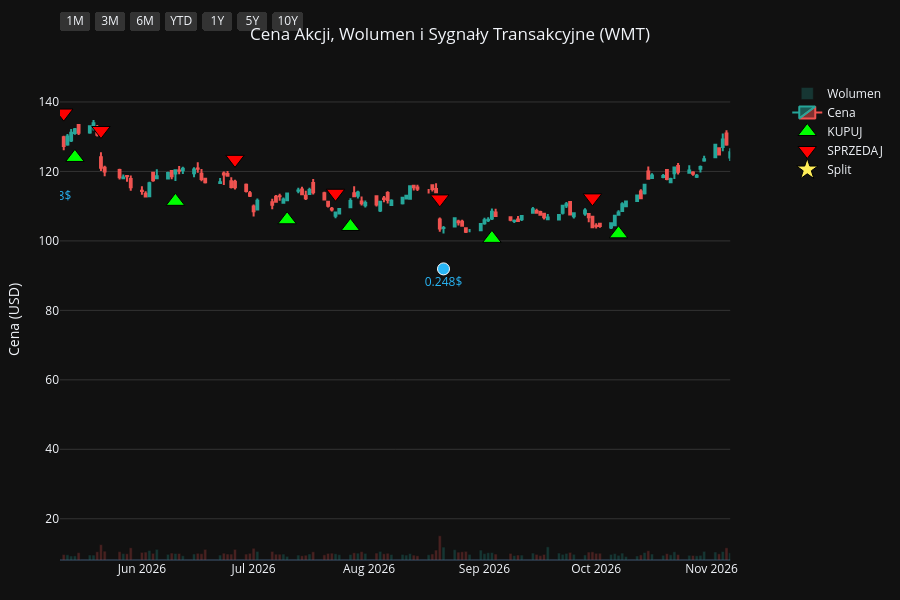
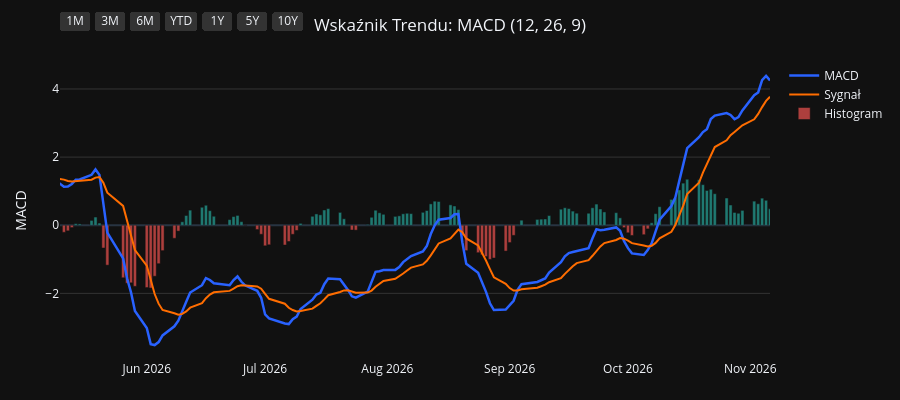
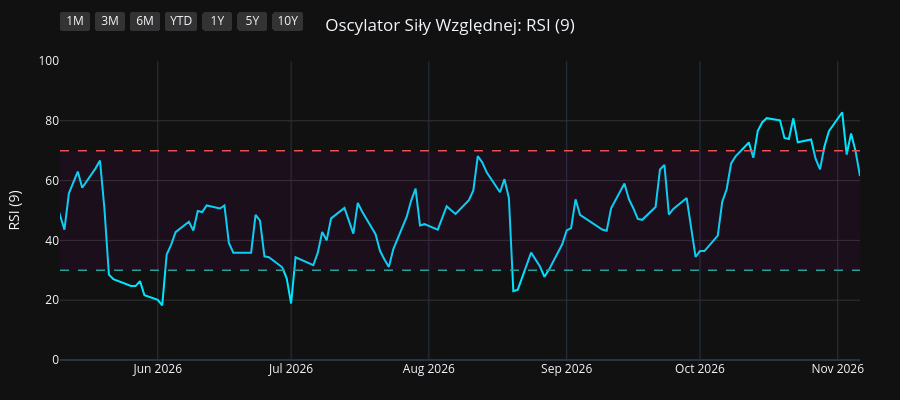
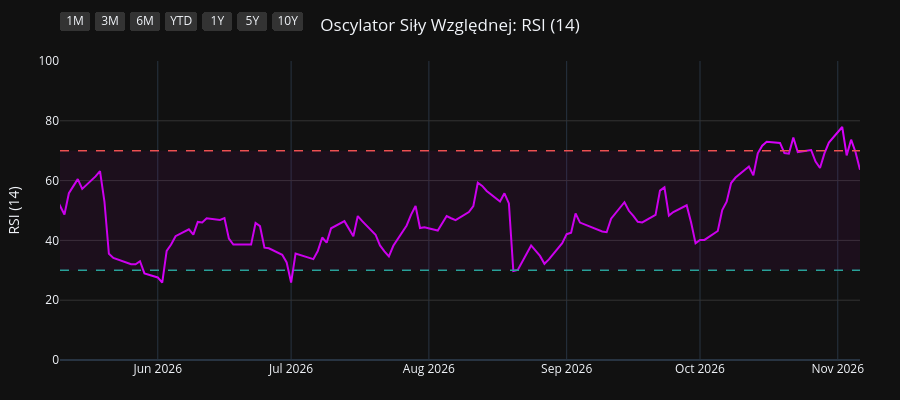

The code cell stored with these charts, in order, in its notebook:
### Code cell
import os
import yfinance as yf
import pandas as pd
import pandas_ta as ta
import plotly.graph_objects as go
from plotly.subplots import make_subplots

# 1. Pobranie i przygotowanie danych
symbol = os.environ.get("STOCK_TICKER", "").strip().upper()
if not symbol:
    raise RuntimeError("Set STOCK_TICKER before running price_extractor.ipynb")
df = yf.Ticker(symbol).history(period="10y")
df.index = df.index.tz_localize(None)

# Wskaźniki i sygnały
df.ta.macd(fast=12, slow=26, signal=9, append=True)
df.ta.rsi(length=9, append=True)
df.ta.rsi(length=14, append=True)
df.ta.rsi(length=21, append=True)
df.dropna(inplace=True)

macd = df['MACD_12_26_9']
signal = df['MACDs_12_26_9']
wczorajszy_macd = macd.shift(1)
wczorajszy_signal = signal.shift(1)

df['Decyzja'] = 'BRAK'
df.loc[(macd > signal) & (wczorajszy_macd <= wczorajszy_signal), 'Decyzja'] = 'KUPUJ'
df.loc[(macd < signal) & (wczorajszy_macd >= wczorajszy_signal), 'Decyzja'] = 'SPRZEDAJ'

df_kupuj = df[df['Decyzja'] == 'KUPUJ']
df_sprzedaj = df[df['Decyzja'] == 'SPRZEDAJ']
df_dywidendy = df[df['Dividends'] > 0]
df_splity = df[df['Stock Splits'] > 0]

# Wspólna konfiguracja osi X
konfiguracja_osi_x = dict(
    type="date",
    showspikes=True, spikemode="across", spikesnap="cursor", spikedash="dot", spikecolor="#ffffff", spikethickness=1, hoverformat="%Y-%m-%d",
    rangeselector=dict(
        buttons=list([
            dict(count=1, label="1M", step="month", stepmode="backward"),
            dict(count=3, label="3M", step="month", stepmode="backward"),
            dict(count=6, label="6M", step="month", stepmode="backward"),
            dict(count=1, label="YTD", step="year", stepmode="todate"),
            dict(count=1, label="1Y", step="year", stepmode="backward"),
            dict(count=5, label="5Y", step="year", stepmode="backward"),
            dict(step="all", label="10Y")
        ]),
        bgcolor="#333333", activecolor="#2962ff", x=0, y=1.1
    )
)

# ==========================================
# WYKRES 1: CENA + WOLUMEN + SYGNAŁY
# ==========================================
fig1 = make_subplots(specs=[[{"secondary_y": True}]])

kolory_wolumenu = ['#26a69a' if row['Close'] >= row['Open'] else '#ef5350' for index, row in df.iterrows()]
fig1.add_trace(go.Bar(x=df.index, y=df['Volume'], marker_color=kolory_wolumenu, opacity=0.25, name='Wolumen'), secondary_y=True)
fig1.add_trace(go.Candlestick(x=df.index, open=df['Open'], high=df['High'], low=df['Low'], close=df['Close'], name='Cena', increasing_line_color='#26a69a', decreasing_line_color='#ef5350'), secondary_y=False)
fig1.add_trace(go.Scatter(x=df_kupuj.index, y=df_kupuj['Low'] * 0.95, customdata=df_kupuj[['Low', 'High']], mode='markers', marker=dict(symbol='triangle-up', size=16, color='#00ff00', line=dict(width=1, color='black')), name='KUPUJ', hovertemplate='KUPUJ<br>Najniższa: %{customdata[0]:.2f}<br>Najwyższa: %{customdata[1]:.2f}<extra></extra>'), secondary_y=False)
fig1.add_trace(go.Scatter(x=df_sprzedaj.index, y=df_sprzedaj['High'] * 1.05, customdata=df_sprzedaj[['Low', 'High']], mode='markers', marker=dict(symbol='triangle-down', size=16, color='#ff0000', line=dict(width=1, color='black')), name='SPRZEDAJ', hovertemplate='SPRZEDAJ<br>Najniższa: %{customdata[0]:.2f}<br>Najwyższa: %{customdata[1]:.2f}<extra></extra>'), secondary_y=False)

if not df_dywidendy.empty:
    fig1.add_trace(go.Scatter(x=df_dywidendy.index, y=df_dywidendy['Low'] * 0.90, mode='markers+text', marker=dict(symbol='circle', size=12, color='#29b6f6', line=dict(width=1, color='white')), text=df_dywidendy['Dividends'].apply(lambda x: f"{x}$"), textposition="bottom center", name='Dywidenda', showlegend=False, hovertemplate='Dywidenda: %{text}<extra></extra>', textfont=dict(color="#29b6f6")), secondary_y=False)
if not df_splity.empty:
                    fig1.add_trace(go.Scatter(x=df_splity.index, y=df_splity['High'], mode='markers+text', marker=dict(symbol='star', size=16, color='#ffee58', line=dict(width=1, color='black')), text=df_splity['Stock Splits'].apply(lambda x: f"{x:g}:1" if x >= 1 else f"1:{1 / x:g}"), textposition="top center", name='Split', hovertemplate='%{text}<extra></extra>', textfont=dict(color="#ffee58")), secondary_y=False)

fig1.update_layout(title=dict(text=f"Cena Akcji, Wolumen i Sygnały Transakcyjne ({symbol})", x=0.5, xanchor='center'), dragmode='pan', xaxis_rangeslider_visible=False, template='plotly_dark', height=600, hovermode='x unified', margin=dict(l=60, r=40, t=60, b=40))
fig1.update_xaxes(**konfiguracja_osi_x)
fig1.update_xaxes(range=[df.index.max() - pd.Timedelta(days=180), df.index.max()])
fig1.update_yaxes(title_text="Cena (USD)", secondary_y=False, gridcolor='#333333')
fig1.update_yaxes(range=[0, df['Volume'].max() * 4], showgrid=False, showticklabels=False, secondary_y=True)
fig1.show(config={'scrollZoom': True})

# ==========================================
# WYKRES 2: WSKAŹNIK MACD
# ==========================================
fig2 = go.Figure()
fig2.add_trace(go.Scatter(x=df.index, y=df['MACD_12_26_9'], line=dict(color='#2962ff', width=2.5), name='MACD'))
fig2.add_trace(go.Scatter(x=df.index, y=df['MACDs_12_26_9'], line=dict(color='#ff6d00', width=2), name='Sygnał'))
kolory_macd = ['#26a69a' if val >= 0 else '#ef5350' for val in df['MACDh_12_26_9']]
fig2.add_trace(go.Bar(x=df.index, y=df['MACDh_12_26_9'], marker_color=kolory_macd, name='Histogram', opacity=0.7))
fig2.update_layout(title=dict(text="Wskaźnik Trendu: MACD (12, 26, 9)", x=0.5, xanchor='center'), dragmode='pan', xaxis_rangeslider_visible=False, template='plotly_dark', height=400, hovermode='x unified', margin=dict(l=60, r=40, t=60, b=40))
fig2.update_xaxes(**konfiguracja_osi_x)
fig2.update_xaxes(range=[df.index.max() - pd.Timedelta(days=180), df.index.max()])
fig2.update_yaxes(title_text="MACD", gridcolor='#333333')
fig2.show(config={'scrollZoom': True})

# ==========================================
# WYKRES 3: OSCYLATOR RSI (9)
# ==========================================
fig3 = go.Figure()
fig3.add_trace(go.Scatter(x=df.index, y=df['RSI_9'], line=dict(color='#00e5ff', width=2), name='RSI (9)'))
fig3.add_hline(y=70, line_dash="dash", line_color="#ef5350", line_width=1.5)
fig3.add_hline(y=30, line_dash="dash", line_color="#26a69a", line_width=1.5)
fig3.add_hrect(y0=30, y1=70, line_width=0, fillcolor="purple", opacity=0.1)
fig3.update_layout(title=dict(text="Oscylator Siły Względnej: RSI (9)", x=0.5, xanchor='center'), dragmode='pan', xaxis_rangeslider_visible=False, template='plotly_dark', height=400, hovermode='x unified', margin=dict(l=60, r=40, t=60, b=40))
fig3.update_xaxes(**konfiguracja_osi_x)
fig3.update_xaxes(range=[df.index.max() - pd.Timedelta(days=180), df.index.max()])
fig3.update_yaxes(title_text="RSI (9)", range=[0, 100], gridcolor='#333333')
fig3.show(config={'scrollZoom': True})

# ==========================================
# WYKRES 4: OSCYLATOR RSI (14)
# ==========================================
fig4 = go.Figure()
fig4.add_trace(go.Scatter(x=df.index, y=df['RSI_14'], line=dict(color='#d500f9', width=2), name='RSI (14)'))
fig4.add_hline(y=70, line_dash="dash", line_color="#ef5350", line_width=1.5)
fig4.add_hline(y=30, line_dash="dash", line_color="#26a69a", line_width=1.5)
fig4.add_hrect(y0=30, y1=70, line_width=0, fillcolor="purple", opacity=0.1)
fig4.update_layout(title=dict(text="Oscylator Siły Względnej: RSI (14)", x=0.5, xanchor='center'), dragmode='pan', xaxis_rangeslider_visible=False, template='plotly_dark', height=400, hovermode='x unified', margin=dict(l=60, r=40, t=60, b=40))
fig4.update_xaxes(**konfiguracja_osi_x)
fig4.update_xaxes(range=[df.index.max() - pd.Timedelta(days=180), df.index.max()])
fig4.update_yaxes(title_text="RSI (14)", range=[0, 100], gridcolor='#333333')
fig4.show(config={'scrollZoom': True})

# ==========================================
# WYKRES 5: OSCYLATOR RSI (21)
# ==========================================
fig5 = go.Figure()
fig5.add_trace(go.Scatter(x=df.index, y=df['RSI_21'], line=dict(color='#64dd17', width=2), name='RSI (21)'))
fig5.add_hline(y=70, line_dash="dash", line_color="#ef5350", line_width=1.5)
fig5.add_hline(y=30, line_dash="dash", line_color="#26a69a", line_width=1.5)
fig5.add_hrect(y0=30, y1=70, line_width=0, fillcolor="purple", opacity=0.1)
fig5.update_layout(title=dict(text="Oscylator Siły Względnej: RSI (21)", x=0.5, xanchor='center'), dragmode='pan', xaxis_rangeslider_visible=False, template='plotly_dark', height=400, hovermode='x unified', margin=dict(l=60, r=40, t=60, b=40))
fig5.update_xaxes(**konfiguracja_osi_x)
fig5.update_xaxes(range=[df.index.max() - pd.Timedelta(days=180), df.index.max()])
fig5.update_yaxes(title_text="RSI (21)", range=[0, 100], gridcolor='#333333')
fig5.show(config={'scrollZoom': True})

### Figure 1 — Plotly figure (JSON) as saved in the notebook; plotly's stock layout.template omitted (floating-point values rounded to 4 significant figures; data arrays with more than 128 entries replaced by an {"elided": "..."} marker saying what was removed)
{"data": [{"marker": {"color": {"elided": "2478 str values"}}, "name": "Wolumen", "opacity": 0.25, "type": "bar", "x": {"elided": "2478 str values"}, "xaxis": "x", "y": {"elided": "2478 int values"}, "yaxis": "y2"}, {"close": {"elided": "2478 float values"}, "decreasing": {"line": {"color": "#ef5350"}}, "high": {"elided": "2478 float values"}, "increasing": {"line": {"color": "#26a69a"}}, "low": {"elided": "2478 float values"}, "name": "Cena", "open": {"elided": "2478 float values"}, "type": "candlestick", "x": {"elided": "2478 str values"}, "xaxis": "x", "yaxis": "y"}, {"customdata": {"elided": "96x2 float values"}, "hovertemplate": "KUPUJ<br>Najniższa: %{customdata[0]:.2f}<br>Najwyższa: %{customdata[1]:.2f}<extra></extra>", "marker": {"color": "#00ff00", "line": {"color": "black", "width": 1}, "size": 16, "symbol": "triangle-up"}, "mode": "markers", "name": "KUPUJ", "type": "scatter", "x": ["2017-02-03T00:00:00", "2017-03-30T00:00:00", "2017-05-19T00:00:00", "2017-07-14T00:00:00", "2017-09-14T00:00:00", "2017-10-09T00:00:00", "2017-11-10T00:00:00", "2017-11-16T00:00:00", "2018-01-17T00:00:00", "2018-03-15T00:00:00", "2018-05-16T00:00:00", "2018-05-21T00:00:00", "2018-06-04T00:00:00", "2018-07-09T00:00:00", "2018-10-10T00:00:00", "2018-10-17T00:00:00", "2018-12-28T00:00:00", "2019-02-13T00:00:00", "2019-03-18T00:00:00", "2019-04-08T00:00:00", "2019-05-22T00:00:00", "2019-07-11T00:00:00", "2019-08-16T00:00:00", "2019-10-11T00:00:00", "2019-10-17T00:00:00", "2019-11-08T00:00:00", "2019-11-13T00:00:00", "2019-12-09T00:00:00", "2020-01-28T00:00:00", "2020-02-04T00:00:00", "2020-03-05T00:00:00", "2020-03-18T00:00:00", "2020-04-02T00:00:00", "2020-06-23T00:00:00", "2020-06-30T00:00:00", "2020-08-17T00:00:00", "2020-08-28T00:00:00", "2020-10-01T00:00:00", "2020-11-06T00:00:00", "2021-01-05T00:00:00", "2021-01-26T00:00:00", "2021-02-08T00:00:00", "2021-03-11T00:00:00", "2021-05-06T00:00:00", "2021-05-19T00:00:00", "2021-06-30T00:00:00", "2021-10-12T00:00:00", "2021-12-13T00:00:00", "2022-02-03T00:00:00", "2022-02-18T00:00:00", "2022-02-25T00:00:00", "2022-06-03T00:00:00", "2022-08-12T00:00:00", "2022-09-09T00:00:00", "2022-10-18T00:00:00", "2022-11-15T00:00:00", "2023-01-06T00:00:00", "2023-01-27T00:00:00", "2023-02-10T00:00:00", "2023-03-17T00:00:00", "2023-06-07T00:00:00", "2023-06-30T00:00:00", "2023-07-21T00:00:00", "2023-08-07T00:00:00", "2023-08-30T00:00:00", "2023-10-17T00:00:00", "2023-12-15T00:00:00", "2024-02-20T00:00:00", "2024-04-29T00:00:00", "2024-05-07T00:00:00", "2024-06-24T00:00:00", "2024-07-08T00:00:00", "2024-07-17T00:00:00", "2024-08-15T00:00:00", "2024-10-23T00:00:00", "2024-11-06T00:00:00", "2024-11-19T00:00:00", "2025-01-22T00:00:00", "2025-03-27T00:00:00", "2025-04-09T00:00:00", "2025-06-03T00:00:00", "2025-06-25T00:00:00", "2025-06-27T00:00:00", "2025-07-24T00:00:00", "2025-09-05T00:00:00", "2025-10-14T00:00:00", "2025-11-20T00:00:00", "2026-01-12T00:00:00", "2026-02-02T00:00:00", "2026-03-31T00:00:00", "2026-05-14T00:00:00", "2026-06-10T00:00:00", "2026-07-10T00:00:00", "2026-07-27T00:00:00", "2026-09-03T00:00:00", "2026-10-07T00:00:00"], "xaxis": "x", "y": [17.93, 19.2, 21.28, 20.78, 21.82, 21.87, 24.84, 26.09, 27.88, 23.92, 23.75, 23.49, 23.35, 23.76, 26.98, 26.75, 25.98, 27.52, 28.0, 28.0, 28.95, 32.38, 32.26, 34.18, 34.36, 34.24, 34.16, 34.46, 33.53, 33.22, 32.94, 33.11, 32.63, 35.29, 34.58, 39.21, 40.38, 41.08, 42.05, 42.48, 42.77, 42.47, 38.67, 41.33, 41.64, 41.1, 41.37, 41.82, 41.74, 40.97, 40.05, 37.64, 39.23, 41.14, 40.3, 43.69, 43.76, 43.0, 43.13, 41.91, 45.57, 47.33, 48.14, 48.65, 49.07, 49.22, 46.67, 53.97, 55.57, 55.67, 63.17, 64.52, 65.08, 67.71, 76.32, 76.56, 80.15, 86.51, 79.49, 77.84, 92.64, 91.31, 90.38, 89.62, 93.78, 96.93, 96.73, 109.9, 112.4, 116.2, 124.0, 111.4, 106.1, 104.1, 100.7, 102.0], "yaxis": "y"}, {"customdata": {"elided": "95x2 float values"}, "hovertemplate": "SPRZEDAJ<br>Najniższa: %{customdata[0]:.2f}<br>Najwyższa: %{customdata[1]:.2f}<extra></extra>", "marker": {"color": "#ff0000", "line": {"color": "black", "width": 1}, "size": 16, "symbol": "triangle-down"}, "mode": "markers", "name": "SPRZEDAJ", "type": "scatter", "x": ["2017-03-06T00:00:00", "2017-05-12T00:00:00", "2017-06-07T00:00:00", "2017-08-17T00:00:00", "2017-09-25T00:00:00", "2017-10-31T00:00:00", "2017-11-15T00:00:00", "2017-12-01T00:00:00", "2018-02-02T00:00:00", "2018-05-08T00:00:00", "2018-05-18T00:00:00", "2018-05-22T00:00:00", "2018-07-06T00:00:00", "2018-08-30T00:00:00", "2018-10-11T00:00:00", "2018-11-14T00:00:00", "2019-01-30T00:00:00", "2019-02-27T00:00:00", "2019-03-22T00:00:00", "2019-04-29T00:00:00", "2019-06-28T00:00:00", "2019-07-18T00:00:00", "2019-10-01T00:00:00", "2019-10-16T00:00:00", "2019-10-18T00:00:00", "2019-11-11T00:00:00", "2019-11-20T00:00:00", "2019-12-23T00:00:00", "2020-02-03T00:00:00", "2020-02-25T00:00:00", "2020-03-12T00:00:00", "2020-03-25T00:00:00", "2020-04-28T00:00:00", "2020-06-29T00:00:00", "2020-07-29T00:00:00", "2020-08-20T00:00:00", "2020-09-10T00:00:00", "2020-10-22T00:00:00", "2020-12-02T00:00:00", "2021-01-19T00:00:00", "2021-01-27T00:00:00", "2021-02-18T00:00:00", "2021-04-26T00:00:00", "2021-05-07T00:00:00", "2021-06-02T00:00:00", "2021-08-25T00:00:00", "2021-11-10T00:00:00", "2022-01-20T00:00:00", "2022-02-07T00:00:00", "2022-02-24T00:00:00", "2022-04-25T00:00:00", "2022-08-04T00:00:00", "2022-08-26T00:00:00", "2022-09-14T00:00:00", "2022-11-14T00:00:00", "2022-12-05T00:00:00", "2023-01-18T00:00:00", "2023-02-06T00:00:00", "2023-02-24T00:00:00", "2023-04-26T00:00:00", "2023-06-29T00:00:00", "2023-07-07T00:00:00", "2023-08-04T00:00:00", "2023-08-15T00:00:00", "2023-09-21T00:00:00", "2023-11-16T00:00:00", "2024-02-14T00:00:00", "2024-03-18T00:00:00", "2024-04-30T00:00:00", "2024-06-12T00:00:00", "2024-06-25T00:00:00", "2024-07-12T00:00:00", "2024-07-22T00:00:00", "2024-09-18T00:00:00", "2024-10-29T00:00:00", "2024-11-18T00:00:00", "2024-12-13T00:00:00", "2025-02-20T00:00:00", "2025-04-08T00:00:00", "2025-05-12T00:00:00", "2025-06-05T00:00:00", "2025-06-26T00:00:00", "2025-07-10T00:00:00", "2025-08-18T00:00:00", "2025-09-25T00:00:00", "2025-10-27T00:00:00", "2025-12-19T00:00:00", "2026-01-26T00:00:00", "2026-02-19T00:00:00", "2026-05-11T00:00:00", "2026-05-21T00:00:00", "2026-06-26T00:00:00", "2026-07-23T00:00:00", "2026-08-20T00:00:00", "2026-09-30T00:00:00"], "xaxis": "x", "y": [21.01, 23.06, 24.05, 24.29, 24.38, 26.62, 27.65, 29.74, 32.58, 26.43, 26.16, 26.27, 26.29, 30.07, 30.0, 32.14, 30.32, 30.82, 31.35, 32.12, 35.31, 36.34, 37.9, 38.22, 38.37, 38.06, 38.33, 38.57, 36.88, 37.42, 35.63, 36.6, 41.81, 38.59, 42.52, 42.76, 45.5, 46.8, 49.41, 47.14, 48.05, 45.72, 45.68, 46.42, 46.42, 49.08, 49.19, 47.69, 46.24, 44.57, 52.18, 43.5, 45.71, 45.61, 47.87, 51.11, 48.37, 47.65, 47.86, 50.97, 52.3, 52.82, 54.16, 54.53, 55.79, 54.08, 57.49, 62.4, 61.79, 68.83, 69.5, 72.01, 73.27, 81.89, 85.44, 87.5, 97.85, 103.5, 90.13, 101.8, 103.5, 101.1, 100.5, 105.0, 107.8, 110.7, 120.3, 124.0, 135.7, 136.8, 131.8, 123.5, 113.7, 112.1, 112.4], "yaxis": "y"}, {"hovertemplate": "Dywidenda: %{text}<extra></extra>", "marker": {"color": "#29b6f6", "line": {"color": "white", "width": 1}, "size": 12, "symbol": "circle"}, "mode": "markers+text", "name": "Dywidenda", "showlegend": false, "text": ["0.17$", "0.17$", "0.17$", "0.17$", "0.173333$", "0.173333$", "0.173333$", "0.173333$", "0.176667$", "0.176667$", "0.176667$", "0.176667$", "0.18$", "0.18$", "0.18$", "0.18$", "0.183333$", "0.183333$", "0.183333$", "0.183333$", "0.186667$", "0.186667$", "0.186667$", "0.186667$", "0.19$", "0.19$", "0.19$", "0.19$", "0.208$", "0.208$", "0.208$", "0.208$", "0.235$", "0.235$", "0.235$", "0.235$", "0.248$", "0.248$", "0.248$"], "textfont": {"color": "#29b6f6"}, "textposition": "bottom center", "type": "scatter", "x": ["2017-03-08T00:00:00", "2017-05-10T00:00:00", "2017-08-09T00:00:00", "2017-12-07T00:00:00", "2018-03-08T00:00:00", "2018-05-10T00:00:00", "2018-08-09T00:00:00", "2018-12-06T00:00:00", "2019-03-14T00:00:00", "2019-05-09T00:00:00", "2019-08-08T00:00:00", "2019-12-05T00:00:00", "2020-03-19T00:00:00", "2020-05-07T00:00:00", "2020-08-13T00:00:00", "2020-12-10T00:00:00", "2021-03-18T00:00:00", "2021-05-06T00:00:00", "2021-08-12T00:00:00", "2021-12-09T00:00:00", "2022-03-17T00:00:00", "2022-05-05T00:00:00", "2022-08-11T00:00:00", "2022-12-08T00:00:00", "2023-03-16T00:00:00", "2023-05-04T00:00:00", "2023-08-10T00:00:00", "2023-12-07T00:00:00", "2024-03-14T00:00:00", "2024-05-09T00:00:00", "2024-08-16T00:00:00", "2024-12-13T00:00:00", "2025-03-21T00:00:00", "2025-05-09T00:00:00", "2025-08-15T00:00:00", "2025-12-12T00:00:00", "2026-03-20T00:00:00", "2026-05-08T00:00:00", "2026-08-21T00:00:00"], "xaxis": "x", "y": [17.91, 19.75, 21.11, 25.35, 23.04, 21.77, 23.7, 25.0, 26.34, 26.83, 29.39, 32.17, 32.37, 33.58, 36.28, 40.82, 36.34, 39.15, 41.94, 38.4, 40.52, 43.16, 36.82, 42.57, 39.79, 43.3, 46.52, 44.42, 53.23, 52.84, 64.1, 82.42, 75.31, 85.74, 88.84, 102.9, 105.8, 116.9, 91.94], "yaxis": "y"}, {"hovertemplate": "%{text}<extra></extra>", "marker": {"color": "#ffee58", "line": {"color": "black", "width": 1}, "size": 16, "symbol": "star"}, "mode": "markers+text", "name": "Split", "text": ["3:1"], "textfont": {"color": "#ffee58"}, "textposition": "top center", "type": "scatter", "x": ["2024-02-26T00:00:00"], "xaxis": "x", "y": [58.2], "yaxis": "y"}], "layout": {"dragmode": "pan", "height": 600, "hovermode": "x unified", "margin": {"b": 40, "l": 60, "r": 40, "t": 60}, "title": {"text": "Cena Akcji, Wolumen i Sygnały Transakcyjne (WMT)", "x": 0.5, "xanchor": "center"}, "xaxis": {"anchor": "y", "domain": [0.0, 0.94], "hoverformat": "%Y-%m-%d", "range": ["2026-05-10T00:00:00", "2026-11-06T00:00:00"], "rangeselector": {"activecolor": "#2962ff", "bgcolor": "#333333", "buttons": [{"count": 1, "label": "1M", "step": "month", "stepmode": "backward"}, {"count": 3, "label": "3M", "step": "month", "stepmode": "backward"}, {"count": 6, "label": "6M", "step": "month", "stepmode": "backward"}, {"count": 1, "label": "YTD", "step": "year", "stepmode": "todate"}, {"count": 1, "label": "1Y", "step": "year", "stepmode": "backward"}, {"count": 5, "label": "5Y", "step": "year", "stepmode": "backward"}, {"label": "10Y", "step": "all"}], "x": 0, "y": 1.1}, "rangeslider": {"visible": false}, "showspikes": true, "spikecolor": "#ffffff", "spikedash": "dot", "spikemode": "across", "spikesnap": "cursor", "spikethickness": 1, "type": "date"}, "yaxis": {"anchor": "x", "domain": [0.0, 1.0], "gridcolor": "#333333", "title": {"text": "Cena (USD)"}}, "yaxis2": {"anchor": "x", "overlaying": "y", "range": [0, 1660578400], "showgrid": false, "showticklabels": false, "side": "right"}}}

### Figure 2 — Plotly figure (JSON) as saved in the notebook; plotly's stock layout.template omitted (floating-point values rounded to 4 significant figures; data arrays with more than 128 entries replaced by an {"elided": "..."} marker saying what was removed)
{"data": [{"line": {"color": "#2962ff", "width": 2.5}, "name": "MACD", "type": "scatter", "x": {"elided": "2478 str values"}, "y": {"elided": "2478 float values"}}, {"line": {"color": "#ff6d00", "width": 2}, "name": "Sygnał", "type": "scatter", "x": {"elided": "2478 str values"}, "y": {"elided": "2478 float values"}}, {"marker": {"color": {"elided": "2478 str values"}}, "name": "Histogram", "opacity": 0.7, "type": "bar", "x": {"elided": "2478 str values"}, "y": {"elided": "2478 float values"}}], "layout": {"dragmode": "pan", "height": 400, "hovermode": "x unified", "margin": {"b": 40, "l": 60, "r": 40, "t": 60}, "title": {"text": "Wskaźnik Trendu: MACD (12, 26, 9)", "x": 0.5, "xanchor": "center"}, "xaxis": {"hoverformat": "%Y-%m-%d", "range": ["2026-05-10T00:00:00", "2026-11-06T00:00:00"], "rangeselector": {"activecolor": "#2962ff", "bgcolor": "#333333", "buttons": [{"count": 1, "label": "1M", "step": "month", "stepmode": "backward"}, {"count": 3, "label": "3M", "step": "month", "stepmode": "backward"}, {"count": 6, "label": "6M", "step": "month", "stepmode": "backward"}, {"count": 1, "label": "YTD", "step": "year", "stepmode": "todate"}, {"count": 1, "label": "1Y", "step": "year", "stepmode": "backward"}, {"count": 5, "label": "5Y", "step": "year", "stepmode": "backward"}, {"label": "10Y", "step": "all"}], "x": 0, "y": 1.1}, "rangeslider": {"visible": false}, "showspikes": true, "spikecolor": "#ffffff", "spikedash": "dot", "spikemode": "across", "spikesnap": "cursor", "spikethickness": 1, "type": "date"}, "yaxis": {"gridcolor": "#333333", "title": {"text": "MACD"}}}}

### Figure 3 — Plotly figure (JSON) as saved in the notebook; plotly's stock layout.template omitted (floating-point values rounded to 4 significant figures; data arrays with more than 128 entries replaced by an {"elided": "..."} marker saying what was removed)
{"data": [{"line": {"color": "#00e5ff", "width": 2}, "name": "RSI (9)", "type": "scatter", "x": {"elided": "2478 str values"}, "y": {"elided": "2478 float values"}}], "layout": {"dragmode": "pan", "height": 400, "hovermode": "x unified", "margin": {"b": 40, "l": 60, "r": 40, "t": 60}, "shapes": [{"line": {"color": "#ef5350", "dash": "dash", "width": 1.5}, "type": "line", "x0": 0, "x1": 1, "xref": "x domain", "y0": 70, "y1": 70, "yref": "y"}, {"line": {"color": "#26a69a", "dash": "dash", "width": 1.5}, "type": "line", "x0": 0, "x1": 1, "xref": "x domain", "y0": 30, "y1": 30, "yref": "y"}, {"fillcolor": "purple", "line": {"width": 0}, "opacity": 0.1, "type": "rect", "x0": 0, "x1": 1, "xref": "x domain", "y0": 30, "y1": 70, "yref": "y"}], "title": {"text": "Oscylator Siły Względnej: RSI (9)", "x": 0.5, "xanchor": "center"}, "xaxis": {"hoverformat": "%Y-%m-%d", "range": ["2026-05-10T00:00:00", "2026-11-06T00:00:00"], "rangeselector": {"activecolor": "#2962ff", "bgcolor": "#333333", "buttons": [{"count": 1, "label": "1M", "step": "month", "stepmode": "backward"}, {"count": 3, "label": "3M", "step": "month", "stepmode": "backward"}, {"count": 6, "label": "6M", "step": "month", "stepmode": "backward"}, {"count": 1, "label": "YTD", "step": "year", "stepmode": "todate"}, {"count": 1, "label": "1Y", "step": "year", "stepmode": "backward"}, {"count": 5, "label": "5Y", "step": "year", "stepmode": "backward"}, {"label": "10Y", "step": "all"}], "x": 0, "y": 1.1}, "rangeslider": {"visible": false}, "showspikes": true, "spikecolor": "#ffffff", "spikedash": "dot", "spikemode": "across", "spikesnap": "cursor", "spikethickness": 1, "type": "date"}, "yaxis": {"gridcolor": "#333333", "range": [0, 100], "title": {"text": "RSI (9)"}}}}

### Figure 4 — Plotly figure (JSON) as saved in the notebook; plotly's stock layout.template omitted (floating-point values rounded to 4 significant figures; data arrays with more than 128 entries replaced by an {"elided": "..."} marker saying what was removed)
{"data": [{"line": {"color": "#d500f9", "width": 2}, "name": "RSI (14)", "type": "scatter", "x": {"elided": "2478 str values"}, "y": {"elided": "2478 float values"}}], "layout": {"dragmode": "pan", "height": 400, "hovermode": "x unified", "margin": {"b": 40, "l": 60, "r": 40, "t": 60}, "shapes": [{"line": {"color": "#ef5350", "dash": "dash", "width": 1.5}, "type": "line", "x0": 0, "x1": 1, "xref": "x domain", "y0": 70, "y1": 70, "yref": "y"}, {"line": {"color": "#26a69a", "dash": "dash", "width": 1.5}, "type": "line", "x0": 0, "x1": 1, "xref": "x domain", "y0": 30, "y1": 30, "yref": "y"}, {"fillcolor": "purple", "line": {"width": 0}, "opacity": 0.1, "type": "rect", "x0": 0, "x1": 1, "xref": "x domain", "y0": 30, "y1": 70, "yref": "y"}], "title": {"text": "Oscylator Siły Względnej: RSI (14)", "x": 0.5, "xanchor": "center"}, "xaxis": {"hoverformat": "%Y-%m-%d", "range": ["2026-05-10T00:00:00", "2026-11-06T00:00:00"], "rangeselector": {"activecolor": "#2962ff", "bgcolor": "#333333", "buttons": [{"count": 1, "label": "1M", "step": "month", "stepmode": "backward"}, {"count": 3, "label": "3M", "step": "month", "stepmode": "backward"}, {"count": 6, "label": "6M", "step": "month", "stepmode": "backward"}, {"count": 1, "label": "YTD", "step": "year", "stepmode": "todate"}, {"count": 1, "label": "1Y", "step": "year", "stepmode": "backward"}, {"count": 5, "label": "5Y", "step": "year", "stepmode": "backward"}, {"label": "10Y", "step": "all"}], "x": 0, "y": 1.1}, "rangeslider": {"visible": false}, "showspikes": true, "spikecolor": "#ffffff", "spikedash": "dot", "spikemode": "across", "spikesnap": "cursor", "spikethickness": 1, "type": "date"}, "yaxis": {"gridcolor": "#333333", "range": [0, 100], "title": {"text": "RSI (14)"}}}}
